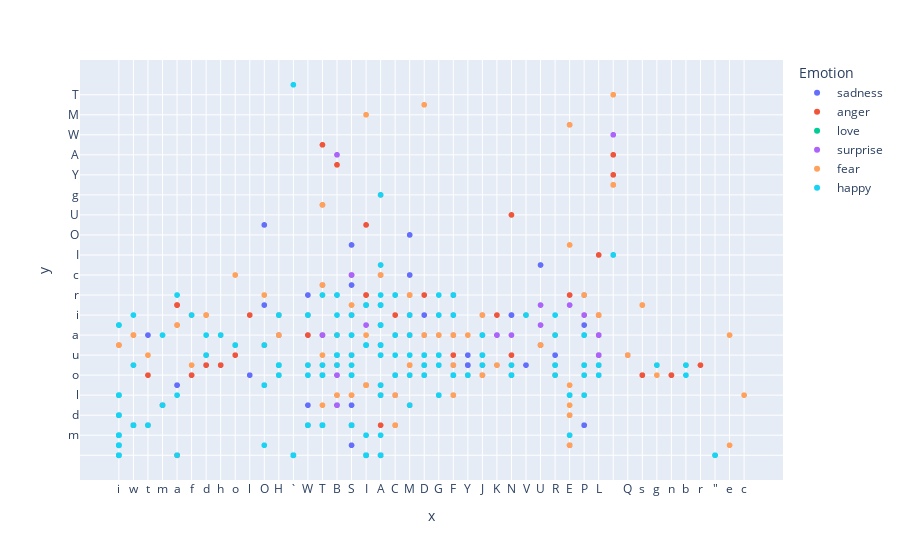

Notebook code for this chart:
### Code cell
# Étudier la répartition des textes par émotions
hero.scatterplot(data, 'Text', color='Emotion')

### Figure 1 — Plotly figure (JSON) as saved in the notebook; plotly's stock layout.template omitted (floating-point values rounded to 4 significant figures; data arrays with more than 128 entries replaced by an {"elided": "..."} marker saying what was removed)
{"data": [{"hovertemplate": "Emotion=sadness<br>x=%{x}<br>y=%{y}<extra></extra>", "legendgroup": "sadness", "marker": {"color": "#636efa", "symbol": "circle"}, "mode": "markers", "name": "sadness", "showlegend": true, "type": "scattergl", "x": {"elided": "6265 str values"}, "xaxis": "x", "y": {"elided": "6265 str values"}, "yaxis": "y"}, {"hovertemplate": "Emotion=anger<br>x=%{x}<br>y=%{y}<extra></extra>", "legendgroup": "anger", "marker": {"color": "#EF553B", "symbol": "circle"}, "mode": "markers", "name": "anger", "showlegend": true, "type": "scattergl", "x": {"elided": "2993 str values"}, "xaxis": "x", "y": {"elided": "2993 str values"}, "yaxis": "y"}, {"hovertemplate": "Emotion=love<br>x=%{x}<br>y=%{y}<extra></extra>", "legendgroup": "love", "marker": {"color": "#00cc96", "symbol": "circle"}, "mode": "markers", "name": "love", "showlegend": true, "type": "scattergl", "x": {"elided": "1641 str values"}, "xaxis": "x", "y": {"elided": "1641 str values"}, "yaxis": "y"}, {"hovertemplate": "Emotion=surprise<br>x=%{x}<br>y=%{y}<extra></extra>", "legendgroup": "surprise", "marker": {"color": "#ab63fa", "symbol": "circle"}, "mode": "markers", "name": "surprise", "showlegend": true, "type": "scattergl", "x": {"elided": "879 str values"}, "xaxis": "x", "y": {"elided": "879 str values"}, "yaxis": "y"}, {"hovertemplate": "Emotion=fear<br>x=%{x}<br>y=%{y}<extra></extra>", "legendgroup": "fear", "marker": {"color": "#FFA15A", "symbol": "circle"}, "mode": "markers", "name": "fear", "showlegend": true, "type": "scattergl", "x": {"elided": "2652 str values"}, "xaxis": "x", "y": {"elided": "2652 str values"}, "yaxis": "y"}, {"hovertemplate": "Emotion=happy<br>x=%{x}<br>y=%{y}<extra></extra>", "legendgroup": "happy", "marker": {"color": "#19d3f3", "symbol": "circle"}, "mode": "markers", "name": "happy", "showlegend": true, "type": "scattergl", "x": {"elided": "7029 str values"}, "xaxis": "x", "y": {"elided": "7029 str values"}, "yaxis": "y"}], "layout": {"legend": {"title": {"text": "Emotion"}, "tracegroupgap": 0}, "margin": {"t": 60}, "xaxis": {"anchor": "y", "domain": [0, 1], "title": {"text": "x"}}, "yaxis": {"anchor": "x", "domain": [0, 1], "title": {"text": "y"}}}}
